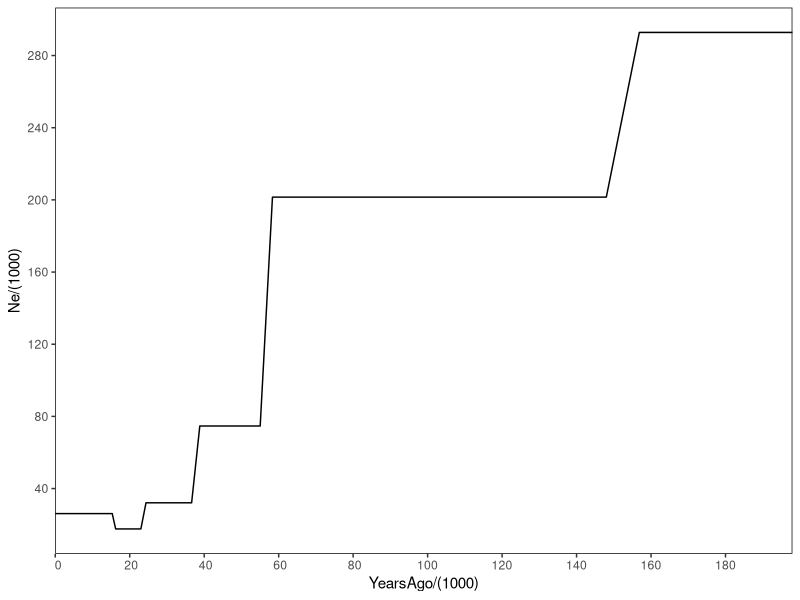

Recreate this plot in R.
## ---- chunk 1
knitr::opts_chunk$set(echo = TRUE)
library(ggplot2)
library(dplyr)
library(tidyr)
setwd("/Users/annamariacalderon/Desktop/KROH/data/smc++/")
## ---- chunk 2
cKIWA_Ne_data <- read.csv("plot_cKIWA.csv")
colnames(cKIWA_Ne_data) <- c("Pop", "GenerationsAgo", "Ne", "plot_type", "plot_num")
cKIWA_Ne_data$YearsAgo <- cKIWA_Ne_data[,'GenerationsAgo']*2
cKIWA_Ne <- cKIWA_Ne_data[,c('YearsAgo', "Ne")]
## ---- chunk 3

#Last 10,000 Years

filtered_data <- cKIWA_Ne %>%
  filter(YearsAgo <= 200000)

ggplot(filtered_data, aes(x=YearsAgo/(1000), y=Ne/(1000))) +
  geom_line() +
  scale_x_continuous(breaks = seq(0, 200, by=20),
                     expand = c(0, 0),
                     labels = function(x) format(x, scientific = FALSE)) +
  scale_y_continuous(breaks = seq(0, 300, by= 40),
                     labels = function(x) format(x, scientific = FALSE)) +
  theme(
    panel.background = element_blank(),
    panel.border = element_rect(color="black", fill = NA)
  )
